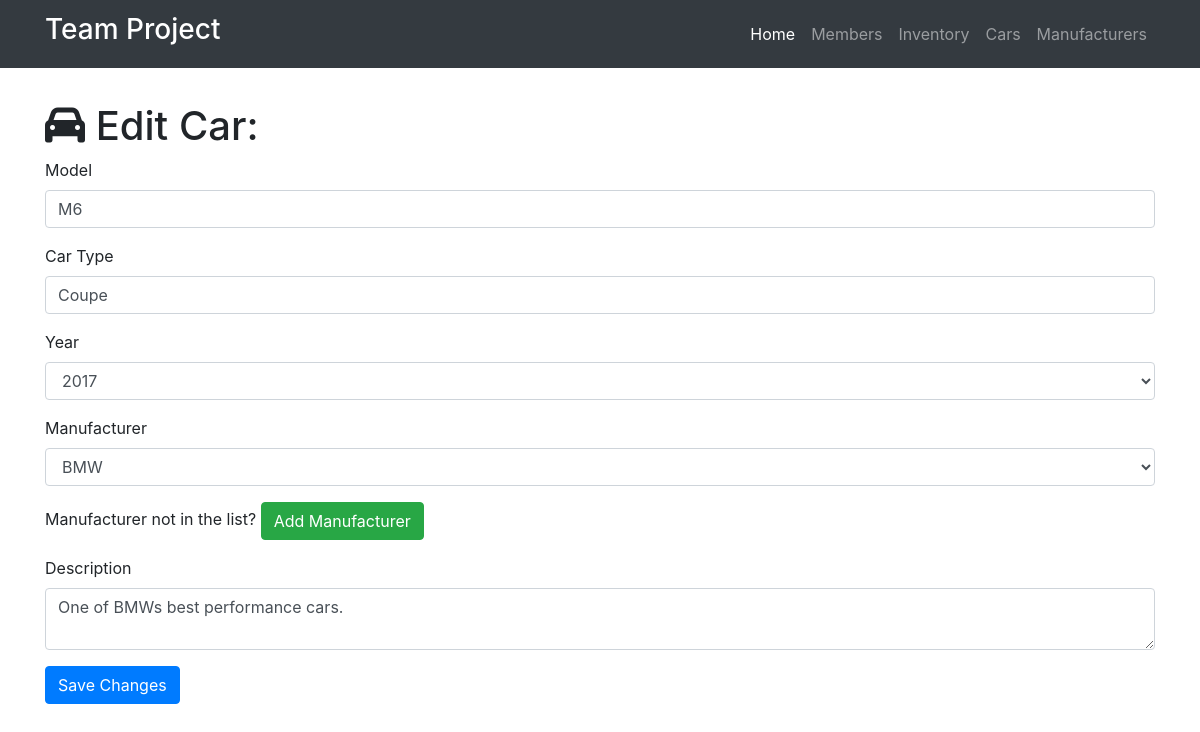
Screenshot of /car/edit/1 with the database file from the repository.
### project.py (models this page shows)
class Car(db.Model):
    __tablename__ = 'cars'
    id = db.Column(db.Integer, primary_key=True)
    model = db.Column(db.Integer)
    cartype = db.Column(db.String(256))
    year = db.Column(db.Integer)
    description = db.Column(db.Text)
    manufacturer_id = db.Column(db.Integer, db.ForeignKey('manufacturers.id'))

### project.py (the view, shortened to what this page needs)
@app.route('/car/edit/<int:id>', methods=['GET', 'POST'])
def edit_car(id):
    car = Car.query.filter_by(id=id).first()
    manufacturers = Manufacturer.query.all()
    if request.method == 'GET':
        return render_template('car-edit.html', car=car, manufacturers=manufacturers)

### templates/car-edit.html (shortened to what this page needs)
{% extends "home-base.html" %}
{% block head%}
  {{super()}}
{% endblock %}
{% block page_content %}
<div class="container">
   <h1 class="mt-5"><i class="fa fa-car" aria-hidden="true"></i> Edit Car:</h1>
  <form action="/car/edit/{{car.id}}" method="post">
    <div class="form-group">
      <label>Model</label>
      <input class="form-control" type="text" name="model" value="{{car.model}}" required="true">
    </div>
    <div class="form-group">
    <label>Car Type</label>
    <input class="form-control" type="text" name="cartype" value="{{car.cartype}}" required="true">
  </div>
  <div class="form-group">
  <label>Year</label>
  <select class="form-control" name="year">
        {% for i in range(1970, 2021) %}
          {% if i == 2017 %}
            <option selected="selected">{{i}}</option>
          {% else %}
            <option>{{i}}</option>
          {% endif %}
        {% endfor %}
      </select>
</div>
<div class="form-group">
        <label>Manufacturer</label>
        <select class="form-control" name="manufacturer">
          {% for manufacturer in manufacturers %}
            {% if manufacturer == car.manufacturer %}
              <option selected="selected">{{manufacturer.name}}</option>
            {% else %}
              <option>{{manufacturer.name}}</option>
            {% endif %}
          {% endfor %}
        </select>
      </div>
      <div class="form-group">
        Manufacturer not in the list? <a href="/manufacturer/add" class="btn btn-success" role="button" aria-disabled="true">Add Manufacturer</a>
      </div>
    <div class="form-group">
      <label>Description</label>
      <textarea class="form-control" name="description" required="true">{{car.description}}</textarea>
    </div>
    <button type="submit" class="btn btn-primary">Save Changes</button>
  </form>
 </div>
{% endblock %}

### templates/car-edit.html (style rules this page uses)
body { padding-top: 54px; }

### rows the page displays
Car: model "M6", cartype "Coupe", description "One of BMWs best performance cars."

### other values shown
form field year "2017"
form field manufacturer "BMW"
